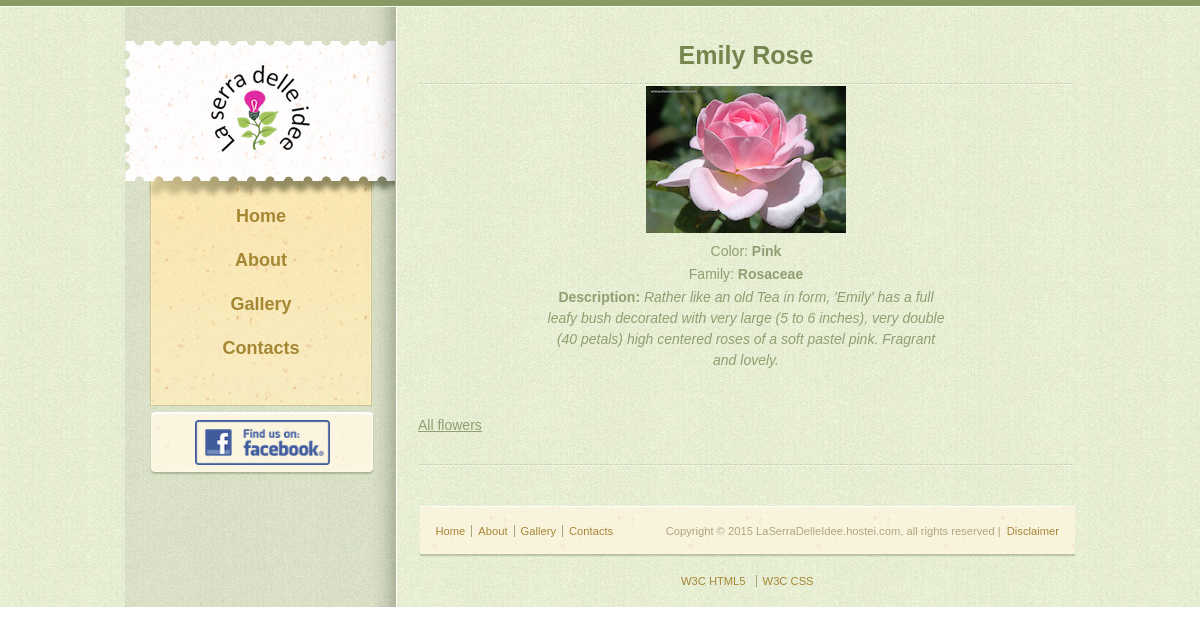
Screenshot of /craft_view.php?id=2 with the database file from the repository.
### tables this page shows
CREATE TABLE `t_Flowers` (
  `FlowerID` int(4) unsigned NOT NULL AUTO_INCREMENT,
  `Name` varchar(50) NOT NULL,
  `Family` varchar(50) NOT NULL,
  `Color` varchar(30) NOT NULL,
  `Description` text,
  `Picture` varchar(200) NOT NULL,
  `CreatedDateTime` timestamp NULL DEFAULT NULL,
  `CreatedBy` varchar(50) NOT NULL DEFAULT 'Stefano',
  `LastModifiedDateTime` timestamp NOT NULL DEFAULT CURRENT_TIMESTAMP ON UPDATE CURRENT_TIMESTAMP,
  `LastModifiedBy` varchar(50) NOT NULL DEFAULT 'Stefano',
  PRIMARY KEY (`FlowerID`)
);

### craft_view.php (the view, shortened to what this page needs)
<?php
require 'include/config.php';
if(isset($_GET['id']) && (int)$_GET['id'] > 0){
	 $myID = (int)$_GET['id'];
}else{
	header("Location:craft_list.php");
}
$sql = "select Name,Color,Family,Description,Picture from t_Flowers where FlowerID = " . $myID;
$foundRecord = FALSE;
$iConn = @mysqli_connect(DB_HOST,DB_USER,DB_PASSWORD,DB_NAME) or die(myerror(__FILE__,__LINE__,mysqli_connect_error()));
$result = mysqli_query($iConn,$sql) or die(myerror(__FILE__,__LINE__,mysqli_error($iConn)));
if(mysqli_num_rows($result) > 0)
{
    $foundRecord = TRUE;
    $row = mysqli_fetch_assoc($result);
    $Name = dbOut($row['Name']);
    $Color = dbOut($row['Color']);
    $Family = dbOut($row['Family']);
    $Picture = dbOut($row['Picture']);
    $Description = dbOut($row['Description']);
}
?>
<!DOCTYPE html>
<html>
    <?php include "include/head_inc.php"; ?>
    <body>
		<div class="background">
			<div class="page">
            <?php include "include/header_inc.php"; ?>
           	<section>
<?php
if($foundRecord)
{
?>
	<article>
<div id="gallery">
    <div><h1 align="center"><?=$Name;?></h1>
	<table align="center" style="width:400px; border-collapse:collapse;">
        <tr><td align="center">   <img src="<?=$Picture;?>" />                  </td></tr>
        <tr><td align="center">   Color: <b><?=$Color;?></b>                    </td></tr>
        <tr><td align="center">   Family: <b><?=$Family;?></b>                  </td></tr>
        <tr><td align="center">   <b>Description: </b><i><?=$Description;?></i> </td></tr>
	</table>
        <br>
    <p align="center"><a href="craft_list.php">All flowers</a></p>
<?php
}else{
    echo '<h2 align="center">What! No such flower? There must be a mistake!!</h2>';
    echo '<p align="center"><a href="craft_list.php">Another flower?</a></p>';
}
?>
        </div>
</div>
</article>
            </section>
            <?php include "include/footer_inc.php"; ?>
			</div>
		</div>
	</body>
</html>

### css/style.css (style rules this page uses)
body { margin:0; background:url(../images/top-bar.gif) repeat-x; position:relative; }
.background { position:relative; margin:7px 0 0; background:url(../images/bg-body.jpg); z-index:0; }
.page { width: 950px; background:url(../images/bg-page.jpg) repeat-y; margin:0 auto; padding:34px 0 0; overflow:hidden; }
section { float:left; padding:0 0 0 23px; }
section article div { background:url(../images/border-dashed.gif) repeat-x left bottom; padding:0 0 7px; }
section article div p, section article div#about p, section article div#contacts p, section article div#gallery p, section article div#contacts div form { width:656px; font-family:arial; font-size:14px; color:#919e72; text-align:justify; margin:25px 0 0; line-height:21px; }
section article table tr td { width:656px; font-family:arial; font-size:14px; color:#919e72; text-align:justify; margin:25px 0 0; line-height:21px; text-align: center; }
section article div p span a, section article div p a, section article div#about p a, section article div#gallery p a, section article div#contacts p a { color:#919e72; }
section article div#about h1, section article div#blog div h1, section article div#gallery div h1, section article div#contacts div h1 { font-family:arial; font-size:25px; font-weight:bold; margin:0; color:#74854e; background:url(../images/border-dashed.gif) repeat-x left bottom; padding:0 0 15px; width:656px; }
section article div#gallery { background:none; }
section article div#gallery div { padding:0 0 30px; overflow:hidden; }

### rows the page displays
t_flowers: Name "Emily Rose", Picture (picture), Color "Pink", Family "Rosaceae", Description "Rather like an old Tea in form, 'Emily' has a full leafy bush decorated with very large (5 to 6 inches), very double (40 petals) high centered roses of a soft pastel pink. Fragrant and lovely."

### other values shown
$text "Home"
$text "About"
$text "Gallery"
$text "Contacts"
$siteName "LaSerraDelleIdee.hostei.com"
